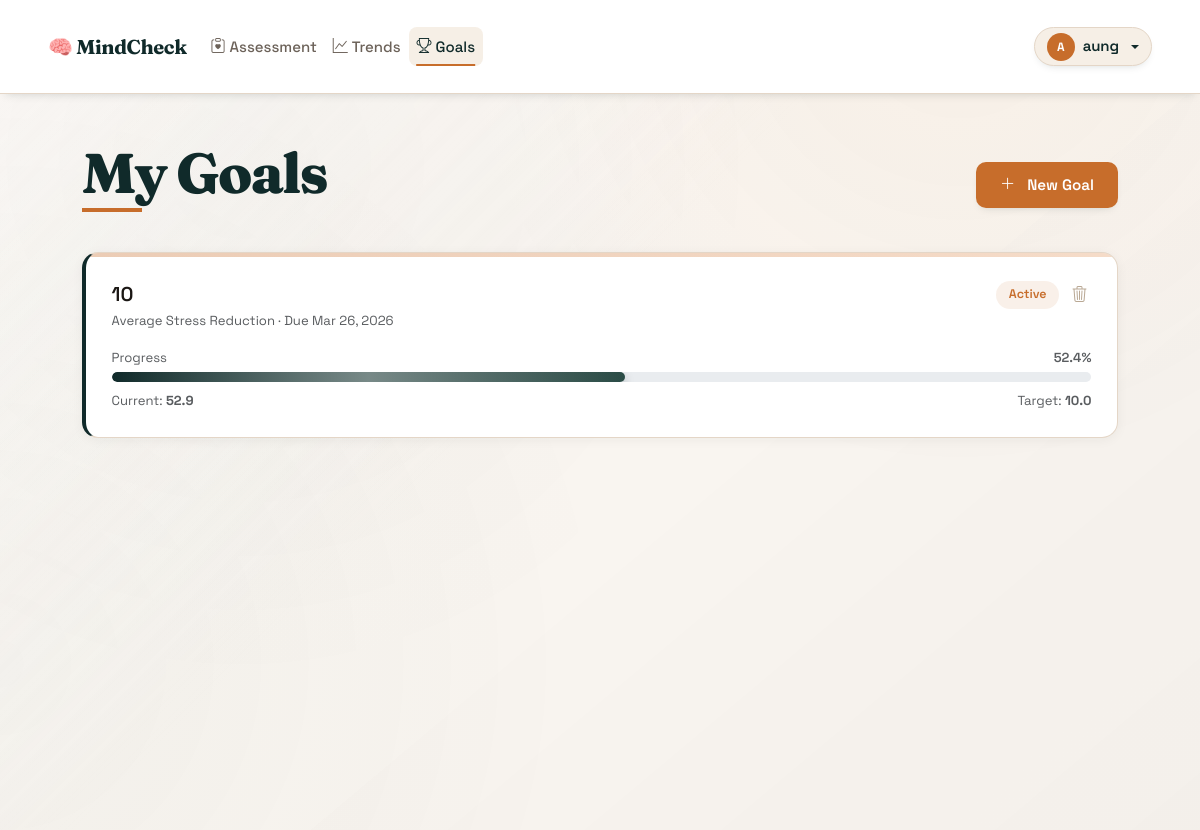
The page /goals (signed in) on the database its author committed.
### database.py (models this page shows, shortened)
class User(UserMixin, db.Model):
    __tablename__ = 'users'
    id = db.Column(db.Integer, primary_key=True)
    username = db.Column(db.String(80), unique=True, nullable=False, index=True)
    email = db.Column(db.String(120), unique=True, nullable=False, index=True)
    password_hash = db.Column(db.String(255), nullable=False)
    created_at = db.Column(db.DateTime, default=datetime.utcnow)
    goals = db.relationship('Goal', backref='user', lazy=True, cascade='all, delete-orphan')
    assessments = db.relationship('AssessmentEntry', backref='user', lazy=True, cascade='all, delete-orphan')

class Goal(db.Model):
    __tablename__ = 'goals'
    id = db.Column(db.Integer, primary_key=True)
    user_id = db.Column(db.Integer, db.ForeignKey('users.id'), nullable=False)
    goal_type = db.Column(db.String(50), nullable=False)  # 'avg_stress', 'peak_stress', 'streak_days'
    description = db.Column(db.String(255))
    target_value = db.Column(db.Float, nullable=False)
    current_value = db.Column(db.Float, default=0.0)
    deadline = db.Column(db.Date, nullable=True)
    created_at = db.Column(db.DateTime, default=datetime.utcnow)
    completed_at = db.Column(db.DateTime, nullable=True)
    status = db.Column(db.String(20), default='active')
    def calculate_progress(self):
        if self.goal_type in ['avg_stress', 'peak_stress']:
            if self.current_value <= self.target_value:
                return 100.0
            max_stress = 100.0  # Assuming stress is 0-100
            progress = max(0, (max_stress - self.current_value) / (max_stress - self.target_value) * 100)
            return min(100.0, progress)
        elif self.goal_type == 'streak_days':
            progress = (self.current_value / self.target_value) * 100
            return min(100.0, progress)
        return 0.0
    def is_achieved(self):
        if self.goal_type in ['avg_stress', 'peak_stress']:
            return self.current_value <= self.target_value
        elif self.goal_type == 'streak_days':
            return self.current_value >= self.target_value
        return False

### app.py (the view)
@app.route('/goals')
@login_required
def goals():
    history_manager = StressHistory(user_id=current_user.id)
    update_user_goals(current_user.id, 0, history_manager)
    user_goals = Goal.query.filter_by(user_id=current_user.id).order_by(Goal.created_at.desc()).all()
    return render_template('goals.html', goals=user_goals, user=current_user)

### app.py (called while the page is built)
@login_manager.user_loader
def load_user(user_id):
    return User.query.get(int(user_id))

def update_user_goals(user_id, current_stress, history_manager):
    active_goals = Goal.query.filter_by(user_id=user_id, status='active').all()
    history_data = history_manager.load_history()
    for goal in active_goals:
        if goal.goal_type == 'avg_stress' and len(history_data) > 0:
            avg_stress = sum(entry['stress_score'] for entry in history_data) / len(history_data)
            goal.current_value = avg_stress
        elif goal.goal_type == 'peak_stress' and len(history_data) > 0:
            peak_stress = max(entry['stress_score'] for entry in history_data)
            goal.current_value = peak_stress
        if goal.is_achieved() and goal.status == 'active':
            goal.status = 'completed'
            goal.completed_at = datetime.utcnow()
            flash(f'🎉 Goal achieved: {goal.description}', 'success')
    db.session.commit()

### stress_history.py (called while the page is built)
    def load_history(self):
        if not os.path.exists(self.history_file):
            return []
        try:
            with open(self.history_file, 'r') as f:
                return json.load(f)
        except (json.JSONDecodeError, IOError):
            return []

### templates/goals.html (shortened to what this page needs)
{% extends "base.html" %}
{% block content %}
<div class="container py-5">
    <div class="page-header mb-4">
        <h1>My Goals</h1>
        <button class="btn btn-wizard-primary" data-bs-toggle="modal" data-bs-target="#createGoalModal">
            <i class="bi bi-plus-lg me-1"></i>New Goal
        </button>
    </div>
    {% if goals %}
    <div style="display:grid; gap:1.5rem;">
        {% for goal in goals %}
        <div class="result-card" style="border-left: 4px solid
            {% if goal.status == 'completed' %}var(--success-color)
            {% elif goal.status == 'expired' %}#636e72
            {% else %}var(--primary-color){% endif %};">
            <div class="d-flex justify-content-between align-items-start mb-3">
                <div>
                    <div class="fw-600 fs-5">{{ goal.description or 'Goal #' ~ goal.id }}</div>
                    <div class="text-muted small">
                        Average Stress Reduction
                        {% if goal.deadline %} · Due {{ goal.deadline.strftime('%b %d, %Y') }}{% endif %}
                    </div>
                </div>
                <div class="d-flex gap-2 align-items-center">
                    {% if goal.status == 'completed' %}
                    <span class="badge-pill bg-success-soft text-success">✓ Completed</span>
                    {% elif goal.status == 'expired' %}
                    <span class="badge-pill bg-muted-soft text-muted">Expired</span>
                    {% else %}
                    <span class="badge-pill bg-primary-soft text-primary-dark">Active</span>
                    {% endif %}
                    <form method="POST" action="{{ url_for('delete_goal', goal_id=goal.id) }}"
                        onsubmit="return confirm('Delete this goal?');" class="mb-0">
                        <button type="submit" class="btn-icon-del" title="Delete goal">
                            <i class="bi bi-trash3"></i>
                        </button>
                    </form>
                </div>
            </div>
            <div class="d-flex justify-content-between small text-muted mb-1">
                <span>Progress</span>
                <span class="fw-600">{{ goal.calculate_progress()|round(1) }}%</span>
            </div>
            <div class="progress" style="height:10px; border-radius:99px;">
                <div class="progress-bar bg-accent"
                    style="width: {{ goal.calculate_progress() }}%; transition: width .8s ease;"></div>
            </div>
            <div class="d-flex justify-content-between small text-muted mt-2">
                <span>Current: <strong>{{ goal.current_value|round(1) }}</strong></span>
                <span>Target: <strong>{{ goal.target_value|round(1) }}</strong></span>
            </div>
        </div>
        {% endfor %}
    </div>
    {% endif %}
</div>
{% endblock %}

### templates/base.html (shortened to what this page needs)
<!DOCTYPE html>
<html lang="en">
<head>
    <link href="https://cdn.jsdelivr.net/npm/bootstrap@5.3.3/dist/css/bootstrap.min.css" rel="stylesheet">
    <link href="https://cdn.jsdelivr.net/npm/bootstrap-icons@1.11.3/font/bootstrap-icons.css" rel="stylesheet">
    <link rel="stylesheet" href="{{ url_for('static', filename='style.css') }}">
</head>
<body>
    <nav class="navbar navbar-expand-md navbar-light sticky-top app-nav">
        <div class="container-fluid nav-inner">
            <a class="navbar-brand brand" href="{{ url_for('home') }}">
                🧠 MindCheck
            </a>
            <div class="collapse navbar-collapse" id="mainNav">
                <ul class="navbar-nav me-auto mb-2 mb-md-0">
                    {% if current_user.is_authenticated %}
                    <li class="nav-item">
                        <a class="nav-link {% if request.endpoint and request.endpoint.startswith('assess') %}active{% endif %}"
                           href="{{ url_for('assess_step1') }}">
                            <i class="bi bi-clipboard-heart me-1"></i>Assessment
                        </a>
                    </li>
                    <li class="nav-item">
                        <a class="nav-link {% if request.endpoint == 'history' %}active{% endif %}"
                           href="{{ url_for('history') }}">
                            <i class="bi bi-graph-up me-1"></i>Trends
                        </a>
                    </li>
                    <li class="nav-item">
                        <a class="nav-link {% if request.endpoint == 'goals' %}active{% endif %}"
                           href="{{ url_for('goals') }}">
                            <i class="bi bi-trophy me-1"></i>Goals
                        </a>
                    </li>
                    {% endif %}
                </ul>
                {% if current_user.is_authenticated %}
                <div class="dropdown">
                    <button class="btn btn-sm profile-btn dropdown-toggle d-flex align-items-center gap-2"
                            type="button" data-bs-toggle="dropdown" aria-expanded="false"
                            id="profileDropdown">
                        <span class="avatar-circle">{{ current_user.username[0].upper() }}</span>
                        <span class="d-none d-md-inline fw-600">{{ current_user.username }}</span>
                    </button>
                </div>
                {% else %}
                <a href="{{ url_for('login') }}" class="btn btn-sm btn-outline-dark">Sign in</a>
                {% endif %}
            </div>
        </div>
    </nav>
    <div class="toast-container position-fixed bottom-0 end-0 p-3" style="z-index: 9999;">
    </div>
    <main class="main-content">
        {% block content %}{% endblock %}
    </main>
</body>
</html>

### rows shown on the page
User: username "A", username "aung"
Goal: description "10", deadline "Mar 26, 2026", status "Active", calculate_progress "52.4", current_value "52.9", target_value "10.0"
